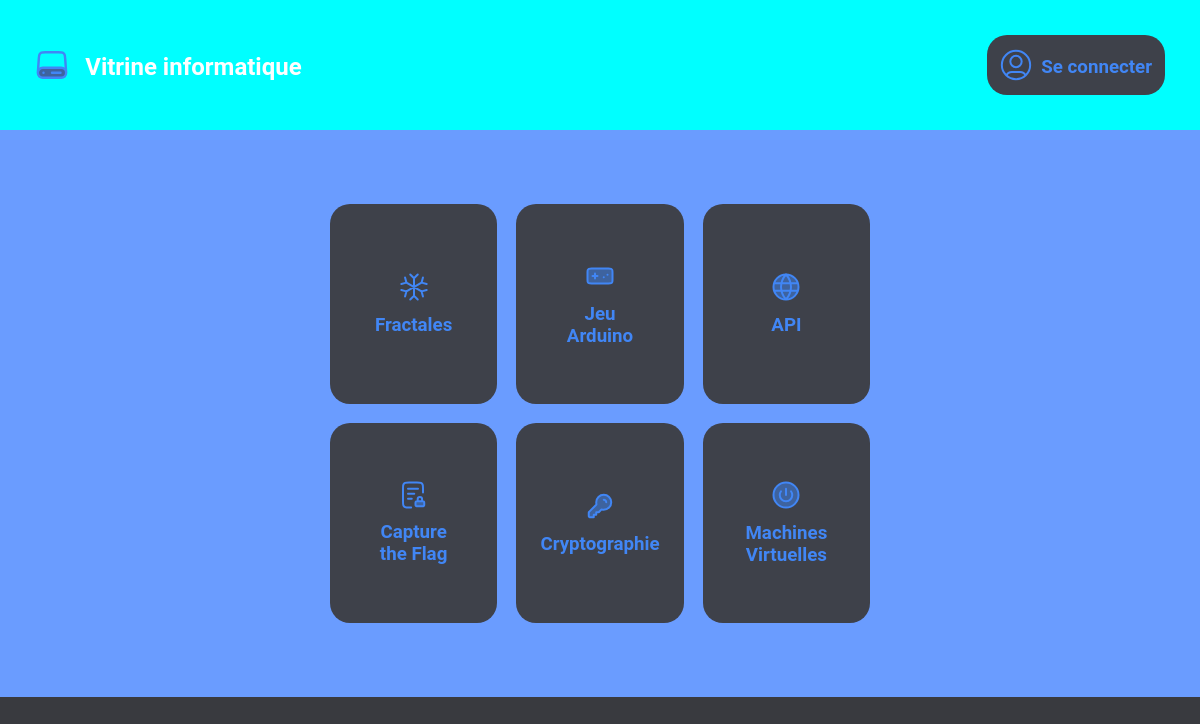
The page / on the database its author committed.
### tables this page shows
CREATE TABLE `activite` (
  `id` int NOT NULL,
  `nom` varchar(50) NOT NULL,
  `tv_only` tinyint(1) NOT NULL DEFAULT '0',
  `icon_path` varchar(50) NOT NULL,
  `page_path` varchar(50) NOT NULL
);

### index.php (the view, shortened to what this page needs)
<?php
require 'include/configuration.inc';
require 'include/html-head.inc';
?>
<body>
<div id="box">
    <div class="fixed">
        <div class="NavigationBar">
            <a id="PageTitle" href="index.php">
                <img src="medias/server.svg" alt="Icone serveur" id="PageIcon">
                <h2>Vitrine informatique</h2>
            </a>
            <a class="VerticalButton" href="login.php">
                <img src="medias/user-circle.svg" alt="Icone connexion" class="VerticalButtonIcon">
                <h3 class="font-accent-color VerticalButtonText">Se connecter</h3>
            </a>
        </div>
    </div>
    <div id="remaining">
        <div id="center-remaining">
            <div id="GridContainerPage">
                <div id="GridContentPage">
<?php
        $requete = "SELECT nom, tv_only, icon_path, page_path FROM activite";
        $resultat = $mysqli->query($requete);
        if ($resultat) {
            if ($mysqli->affected_rows > 0) {
                while ($enreg = $resultat->fetch_row()) {
                    $activite_nom = $enreg[0];
                    $activite_tv_only = $enreg[1];
                    $activite_icon_path = $enreg[2];
                    $activite_page_path = $enreg[3];
?>
                    <a class="ActivityButton flexbox-center-center <?php echo $activite_tv_only ? "tv-only" : ""; ?>" href="<?php echo $activite_page_path; ?>">
                        <img src="medias/<?php echo $activite_icon_path; ?>">
                        <h3 class="text-align-center font-accent-color"><?php echo $activite_nom ?></h3>
                    </a>
<?php
                }
            }
        }
?>
                </div>
            </div>
        </div>
    </div>
</div>
</body>

### include/html-head.inc (shortened to what this page needs)
<!DOCTYPE html>
<html lang="fr-CA">
<head>
    <link rel="stylesheet" href="css/styles.css">
</head>

### css/styles.css (style rules this page uses)
* { margin: 0; padding: 0; font-family: 'Roboto', sans-serif; color: #FFFFFF; box-sizing: border-box; text-decoration: none; }
html, body { width: 100%; height: 100%; background: #393A3F;; }
h2, h3 { padding-top: 0.2em; }
#box { display: table; height: 100%; width: 100%; margin: 0; }
.fixed { height: 0; background-color: rgb(0, 255, 255); display: table-row; }
#remaining { background-color: #6a9cff; display: table-row; }
.NavigationBar { display: flex; flex-direction: row; justify-content: space-between; padding: 2.2em; }
#center-remaining { display: flex; flex-direction: column; justify-content: center; align-items: center; height: 100%; }
#GridContainerPage { display: grid; grid-template-columns: 1fr 45vw 1fr; grid-template-areas: '. page .'; }
#GridContentPage { grid-area: page; display: grid; grid-template-columns: repeat(3, minmax(0, 1fr)); grid-gap: 1.2em; }
.ActivityButton { height: 25vh; border-radius: 20px; background: #3E414A; padding: 3em; display: flex; flex-direction: column; justify-content: center; align-items: center; gap: 0.5em; }
#PageTitle { display: flex; flex-direction: row; align-items: center; gap: 1em; }
#PageIcon { height: 2.125em; }
.VerticalButton { display: flex; flex-direction: row; align-items: center; gap: 0.5em; border-radius: 20px; background: #3E414A; padding: 0.8em; }
.VerticalButtonIcon { height: 2.125em; }
.text-align-center { text-align: center; }
.font-accent-color { color: #4186F5; }

### rows shown on the page
activite: icon_path (picture), nom "Fractales"
activite: icon_path (picture), nom "Jeu Arduino"
activite: icon_path (picture), nom "API"
activite: icon_path (picture), nom "Capture the Flag"
activite: icon_path (picture), nom "Cryptographie"
activite: icon_path (picture), nom "Machines Virtuelles"
